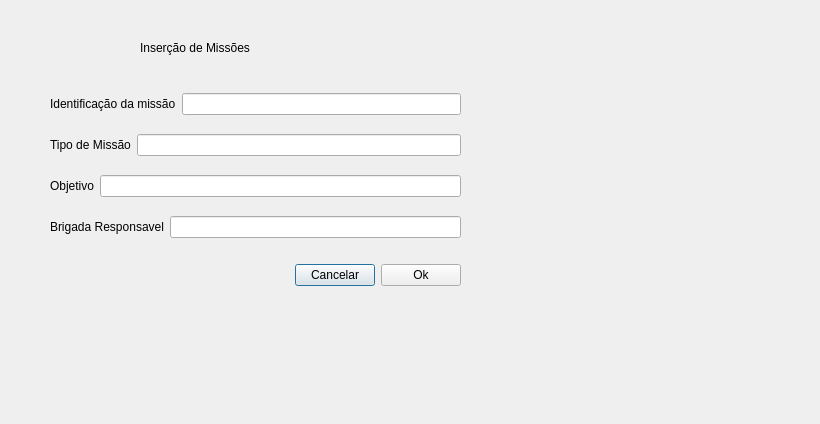
<?xml version="1.0" encoding="UTF-8"?>
<ui version="4.0">
 <class>WinInsercaoMissao</class>
 <widget class="QDialog" name="WinInsercaoMissao">
  <property name="geometry">
   <rect>
    <x>0</x>
    <y>0</y>
    <width>820</width>
    <height>424</height>
   </rect>
  </property>
  <property name="windowTitle">
   <string>Dialog</string>
  </property>
  <widget class="QLabel" name="label">
   <property name="geometry">
    <rect>
     <x>140</x>
     <y>40</y>
     <width>141</width>
     <height>16</height>
    </rect>
   </property>
   <property name="text">
    <string>Inserção de Missões</string>
   </property>
  </widget>
  <widget class="QWidget" name="layoutWidget_2">
   <property name="geometry">
    <rect>
     <x>50</x>
     <y>260</y>
     <width>411</width>
     <height>31</height>
    </rect>
   </property>
   <layout class="QHBoxLayout" name="horizontalLayout_8">
    <item>
     <spacer name="horizontalSpacer">
      <property name="orientation">
       <enum>Qt::Horizontal</enum>
      </property>
      <property name="sizeHint" stdset="0">
       <size>
        <width>40</width>
        <height>20</height>
       </size>
      </property>
     </spacer>
    </item>
    <item>
     <widget class="QPushButton" name="Cancelar">
      <property name="text">
       <string>Cancelar</string>
      </property>
     </widget>
    </item>
    <item>
     <widget class="QPushButton" name="Ok">
      <property name="text">
       <string>Ok</string>
      </property>
     </widget>
    </item>
   </layout>
  </widget>
  <widget class="QWidget" name="layoutWidget">
   <property name="geometry">
    <rect>
     <x>50</x>
     <y>80</y>
     <width>411</width>
     <height>171</height>
    </rect>
   </property>
   <layout class="QVBoxLayout" name="verticalLayout">
    <item>
     <layout class="QHBoxLayout" name="horizontalLayout">
      <item>
       <widget class="QLabel" name="label_5">
        <property name="text">
         <string>Identificação da missão</string>
        </property>
       </widget>
      </item>
      <item>
       <widget class="QLineEdit" name="lineEditIdMissao"/>
      </item>
     </layout>
    </item>
    <item>
     <layout class="QHBoxLayout" name="horizontalLayout_2">
      <item>
       <widget class="QLabel" name="label_3">
        <property name="text">
         <string>Tipo de Missão</string>
        </property>
       </widget>
      </item>
      <item>
       <widget class="QLineEdit" name="lineEditTipoMissao"/>
      </item>
     </layout>
    </item>
    <item>
     <layout class="QHBoxLayout" name="horizontalLayout_3">
      <item>
       <widget class="QLabel" name="idade">
        <property name="text">
         <string>Objetivo</string>
        </property>
       </widget>
      </item>
      <item>
       <widget class="QLineEdit" name="lineEditObjetivo"/>
      </item>
     </layout>
    </item>
    <item>
     <layout class="QHBoxLayout" name="horizontalLayout_4">
      <item>
       <widget class="QLabel" name="datadenascimento">
        <property name="text">
         <string>Brigada Responsavel</string>
        </property>
       </widget>
      </item>
      <item>
       <widget class="QLineEdit" name="lineEditBrigadaResponsavel"/>
      </item>
     </layout>
    </item>
   </layout>
  </widget>
 </widget>
 <resources/>
 <connections/>
</ui>
